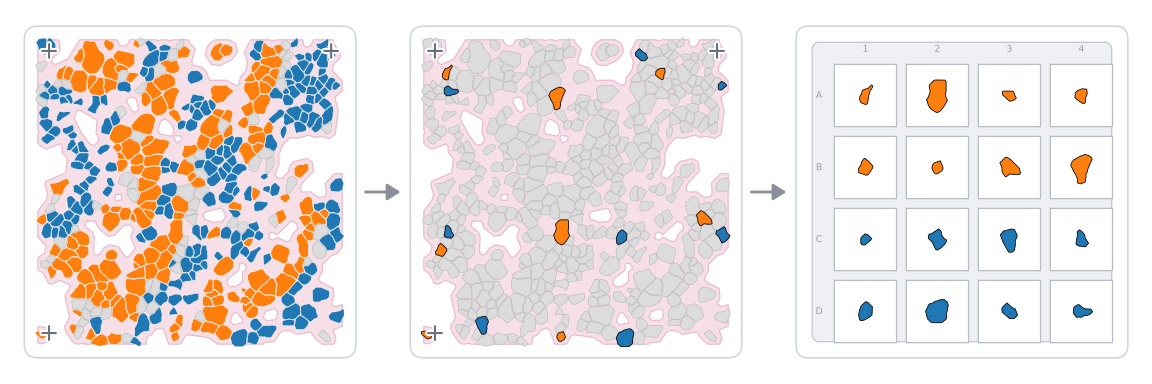

This chart was generated by the following Python code:
"""Vignette 5 (single-cell DVP): real cells -> one cell picked per replicate -> one cell per well.

The same start as vignette 2, but each replicate is a single cell, so the plate fills up:
two rows of tumour cells, two rows of immune cells.

Run from the repo root:  uv run python vignettes/vignette5.py vignettes
"""

import sys
from pathlib import Path

import geopandas
from shapely import affinity
from shapely.geometry import box

sys.path.insert(0, str(Path(__file__).parent))
import common

from qupath_to_lmd import plot
from qupath_to_lmd.budget import BudgetMode, ClassBudget
from qupath_to_lmd.selection import SelectionParams, select

OUT = Path(sys.argv[1])
CROP = (350, 1950, 850, 2450)  # the window vignette 2 uses, in px
CLASSES = ["Immune cells", "Tumor"]
ROWS, COLS = 4, 4
PER_CLASS = 2 * COLS  # two plate rows of each class

cells = geopandas.read_parquet(OUT / "cells.parquet")
window = box(*CROP)
cells = cells[cells.within(window)].reset_index(drop=True)
colors = plot.class_colors(CLASSES)

result = select(
    cells,
    [ClassBudget(name, PER_CLASS, 1) for name in CLASSES],
    BudgetMode.CELLS,
    SelectionParams(seed=3),
)
chosen = result.replicate_of.notna()
tissue = cells.buffer(14).union_all().buffer(-6).simplify(2).intersection(window.buffer(-4))
x0, y0, x1, y1 = CROP
corners = [(x0 + 22, y0 + 22), (x1 - 22, y0 + 22), (x0 + 22, y1 - 22)]


def slide(ax, highlight):
    """The cells by class, or with only the picked ones in colour."""
    common.card(ax, *CROP)
    common.draw(ax, [tissue], common.TISSUE, common.TISSUE_EDGE, lw=1, z=1)
    for name in CLASSES:
        of_class = cells.classification_name == name
        if highlight:
            common.draw(ax, cells.geometry[of_class & ~chosen], plot.MUTED, plot.MUTED_EDGE, z=2)
            common.draw(ax, cells.geometry[of_class & chosen], colors[name], "black", lw=0.6, z=3)
        else:
            common.draw(ax, cells.geometry[of_class], colors[name], "white", lw=0.3, z=2)
    common.draw(ax, cells.geometry[~cells.classification_name.isin(CLASSES)], plot.MUTED, plot.MUTED_EDGE, z=2)
    for cx, cy in corners:
        common.cross(ax, cx, cy)


fig, (one, two, three) = common.figure()
slide(one, highlight=False)
slide(two, highlight=True)

common.plate(three, {}, rows=ROWS, cols=COLS)
# a lone cell would be a speck at plate scale; wells are not to scale, so each is enlarged alike
SCALE = 1.4
for first_row, name in [(0, "Tumor"), (2, "Immune cells")]:
    of_class = cells.classification_name == name
    for replicate in range(1, PER_CLASS + 1):
        cell = cells.geometry[of_class & (result.replicate_of == replicate)].iloc[0]
        i, j = first_row + (replicate - 1) // COLS, (replicate - 1) % COLS
        c = cell.centroid
        cell = affinity.scale(cell, SCALE, SCALE, origin=c)
        cell = affinity.translate(cell, j * common.PITCH + common.PITCH / 2 - c.x, i * common.PITCH + common.PITCH / 2 - c.y)
        common.draw(three, [cell], colors[name], "black", lw=0.6, z=3)
common.save(fig, OUT, "vignette5")
print(result.achieved[["classification_name", "replicate", "shapes"]].to_string(index=False), len(cells))
